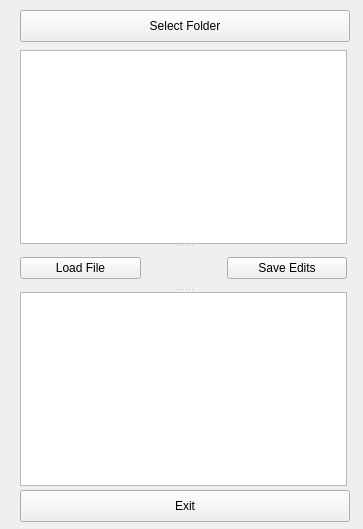
<?xml version="1.0" encoding="UTF-8"?>
<ui version="4.0">
 <class>MainWindow</class>
 <widget class="QMainWindow" name="MainWindow">
  <property name="geometry">
   <rect>
    <x>0</x>
    <y>0</y>
    <width>363</width>
    <height>529</height>
   </rect>
  </property>
  <property name="windowTitle">
   <string>MainWindow</string>
  </property>
  <widget class="QWidget" name="centralwidget">
   <widget class="QPushButton" name="inputButton">
    <property name="geometry">
     <rect>
      <x>20</x>
      <y>10</y>
      <width>330</width>
      <height>32</height>
     </rect>
    </property>
    <property name="text">
     <string>Select Folder</string>
    </property>
   </widget>
   <widget class="QPushButton" name="exitButton">
    <property name="geometry">
     <rect>
      <x>20</x>
      <y>490</y>
      <width>330</width>
      <height>32</height>
     </rect>
    </property>
    <property name="text">
     <string>Exit</string>
    </property>
   </widget>
   <widget class="QSplitter" name="splitter">
    <property name="geometry">
     <rect>
      <x>20</x>
      <y>50</y>
      <width>327</width>
      <height>436</height>
     </rect>
    </property>
    <property name="orientation">
     <enum>Qt::Vertical</enum>
    </property>
    <widget class="QListWidget" name="inputlistWidget"/>
    <widget class="QWidget" name="">
     <layout class="QGridLayout" name="gridLayout">
      <item row="0" column="5">
       <widget class="QPushButton" name="saveButton">
        <property name="text">
         <string>Save Edits</string>
        </property>
       </widget>
      </item>
      <item row="0" column="4">
       <spacer name="verticalSpacer_4">
        <property name="orientation">
         <enum>Qt::Vertical</enum>
        </property>
        <property name="sizeHint" stdset="0">
         <size>
          <width>20</width>
          <height>40</height>
         </size>
        </property>
       </spacer>
      </item>
      <item row="0" column="3">
       <spacer name="verticalSpacer_3">
        <property name="orientation">
         <enum>Qt::Vertical</enum>
        </property>
        <property name="sizeHint" stdset="0">
         <size>
          <width>20</width>
          <height>40</height>
         </size>
        </property>
       </spacer>
      </item>
      <item row="0" column="2">
       <spacer name="verticalSpacer_2">
        <property name="orientation">
         <enum>Qt::Vertical</enum>
        </property>
        <property name="sizeHint" stdset="0">
         <size>
          <width>20</width>
          <height>40</height>
         </size>
        </property>
       </spacer>
      </item>
      <item row="0" column="0">
       <widget class="QPushButton" name="loadButton">
        <property name="text">
         <string>Load File</string>
        </property>
       </widget>
      </item>
      <item row="0" column="1">
       <spacer name="verticalSpacer">
        <property name="orientation">
         <enum>Qt::Vertical</enum>
        </property>
        <property name="sizeHint" stdset="0">
         <size>
          <width>20</width>
          <height>40</height>
         </size>
        </property>
       </spacer>
      </item>
     </layout>
    </widget>
    <widget class="QTextEdit" name="textEdit"/>
   </widget>
   <zorder>textEdit</zorder>
   <zorder>inputButton</zorder>
   <zorder>loadButton</zorder>
   <zorder>saveButton</zorder>
   <zorder>inputlistWidget</zorder>
   <zorder>saveButton</zorder>
   <zorder>exitButton</zorder>
  </widget>
 </widget>
 <resources/>
 <connections/>
</ui>
